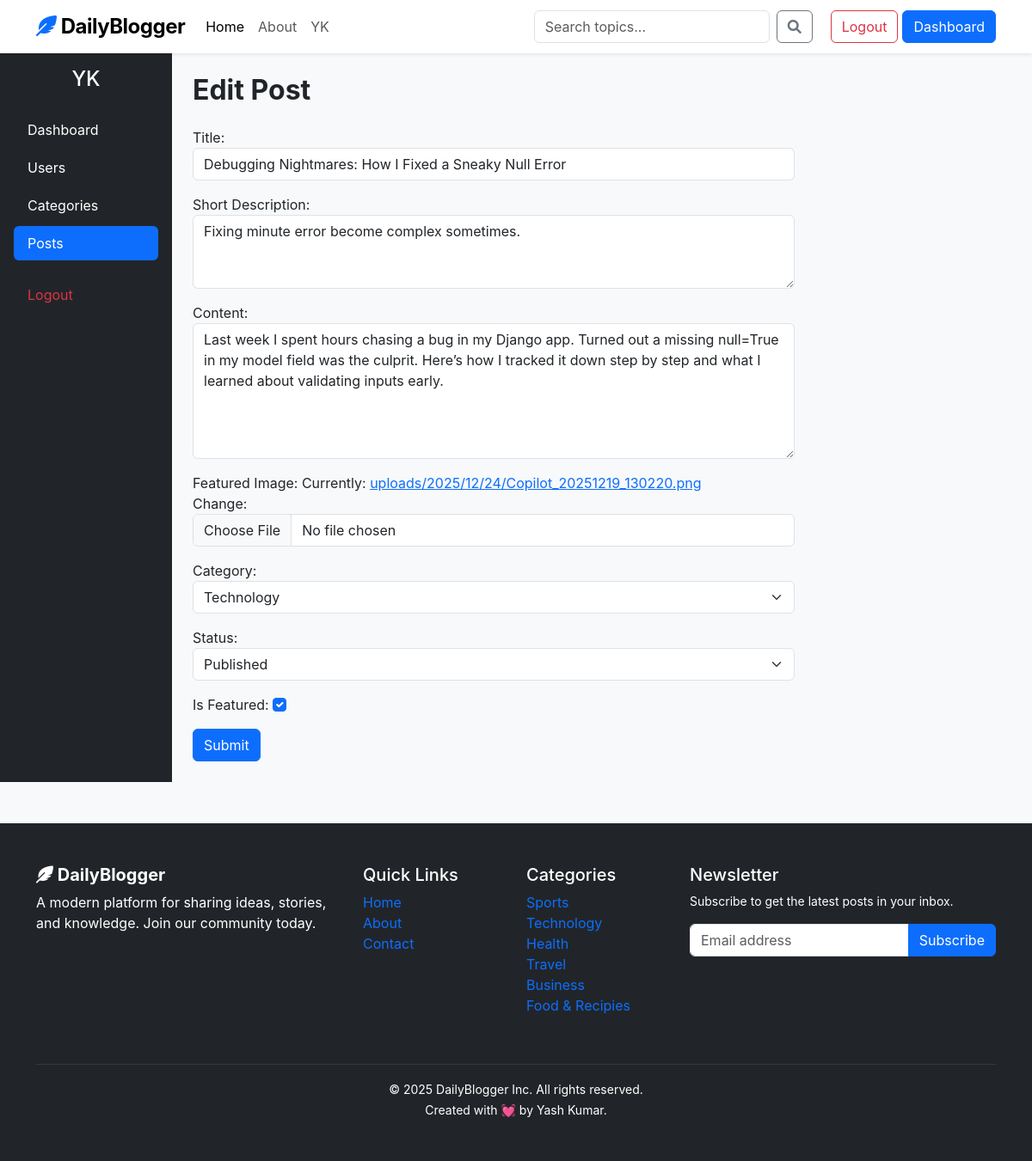
The app's page /dashboard/posts/edit/2/ (signed in) with its own data.
### blog/models.py (models this page shows, shortened)
class Post(models.Model):
    title = models.CharField(max_length=200)
    slug = models.SlugField(max_length=200, unique=True,blank = True)
    category = models.ForeignKey(Category, on_delete=models.CASCADE)
    author = models.ForeignKey(User, on_delete=models.CASCADE)
    featured_image = models.ImageField(upload_to='uploads/%Y/%m/%d/')
    short_description = models.TextField(max_length=500)
    blog_body = models.TextField(max_length=3000)
    status = models.CharField(max_length=10, choices=STATUS_CHOICES, default='draft')
    is_featured = models.BooleanField(default=False)
    created_at = models.DateTimeField(auto_now_add=True)
    updated_at = models.DateTimeField(auto_now=True)

class Category(models.Model):
    category_name=models.CharField(max_length=50,unique=True)
    created_at= models.DateTimeField(auto_now_add=True)
    updated_at= models.DateTimeField(auto_now=True)
    class Meta:
        verbose_name_plural = "Categories"
    def __str__(self):
        return self.category_name

### dashboard/views.py (the view)
# urls.py: path('posts/edit/<int:id>/', views.edit_post , name='edit_post'),
@login_required(login_url='login')
def edit_post(request, id):
    post =get_object_or_404(Post,id=id)
    if request.method == 'POST':
        form = PostForm(request.POST, request.FILES, instance=post)
        if form.is_valid():
            post = form.save()
            title = form.cleaned_data['title']
            post.slug = slugify(title) + '-' + str(post.id) # Ensure unique slug
            post.save()
            return redirect('posts')
    else:
        form = PostForm(instance=post)
    context = {
        'form': form,
        'post': post,
    }
    return render(request, 'dashboard/edit_post.html', context)

### dashboard/forms.py
class PostForm(forms.ModelForm):
    class Meta:
        model = Post
        fields = ('title', 'category','short_description','blog_body', 'featured_image', 'status', 'is_featured')
        widgets = {
            'title': forms.TextInput(attrs={'class': 'form-control', 'placeholder': 'Enter post title'}),
            'category': forms.Select(attrs={'class': 'form-select'}),
            'short_description': forms.Textarea(attrs={'class':'form-control','placeholder':'Enter short description','rows':3}),
            'blog_body': forms.Textarea(attrs={'class':'form-control','placeholder':'Enter blog body','rows':6}),
            'featured_image': forms.ClearableFileInput(attrs={'class':'form-control'}),
            'status': forms.Select(attrs={'class':'form-select'}),
            'is_featured': forms.CheckboxInput(attrs={'class':'form-check-input'}),
        }
        labels = {
            'title': 'Title',
            'category': 'Category',
            'short_description': 'Short Description',
            'blog_body': 'Content',
            'featured_image': 'Featured Image',
            'status': 'Status',
            'is_featured': 'Is Featured',
        }

### blog/context_processors.py (called while the page is built)
def category_processor(request):
    categories = Category.objects.all()
    return dict(categories=categories)

### templates/dashboard/edit_post.html (shortened to what this page needs)
{% extends 'base.html' %}
{% block content %}
<div class="container-fluid">
  <div class="row min-vh-100">
    {% include 'dashboard/sidebar.html' %}
    <main class="col-12 col-md-9 col-lg-10 p-4">
      <h2 class="fw-bold">Edit Post</h2>
      <form method="post" action="{% url 'edit_post'  post.id %}" enctype="multipart/form-data" style="max-width: 700px;">
        <div class="mb-3 mt-4">
          {{ form.title.label_tag }}
          {{ form.title }}
        </div>
        <div class="mb-3">
          {{ form.short_description.label_tag }}
          {{ form.short_description }}
        </div>
        <div class="mb-3">
          {{ form.blog_body.label_tag }}
          {{ form.blog_body }}
        </div>
        <div class="mb-3">
          {{ form.featured_image.label_tag }}
          {{ form.featured_image }}
        </div>
        <div class="mb-3">
          {{ form.category.label_tag }}
          {{ form.category }}
        </div>
        <div class="mb-3">
          {{ form.status.label_tag }}
          {{ form.status }}
        </div>
        <div class="mb-3">
          {{ form.is_featured.label_tag }}
          {{ form.is_featured }}
        </div>
        <button type="submit" class="btn btn-primary">Submit</button>
      </form>
    </main>
  </div>
</div>
{% endblock %}

### templates/base.html (shortened to what this page needs)
{% load static %}
<!DOCTYPE html>
<html lang="en">
<head>
    <link href="https://cdn.jsdelivr.net/npm/bootstrap@5.3.0/dist/css/bootstrap.min.css" rel="stylesheet">
    <link rel="stylesheet" href="https://cdnjs.cloudflare.com/ajax/libs/font-awesome/6.0.0/css/all.min.css">
    <link rel="stylesheet" href="{% static 'css/styles.css' %}">
</head>
<body>
    <nav class="navbar navbar-expand-lg navbar-light bg-white sticky-top shadow-sm">
        <div class="container">
            <a class="navbar-brand fw-bold" href="#"><i class="fas fa-feather-alt text-primary"></i> DailyBlogger</a>
            <div class="collapse navbar-collapse" id="navbarNav">
                <ul class="navbar-nav me-auto mb-2 mb-lg-0">
                    <li class="nav-item"><a class="nav-link active" href="{% url 'home' %}">Home</a></li>
                    <li class="nav-item"><a class="nav-link" href="https://yash4313.github.io/Portfolio/" target="_blank">About</a></li>
                    {% if user.is_authenticated %}
                    <li class="nav-item"><a class="nav-link" href="#">{{ user.username }}</a></li>
                    {% endif %}
                </ul>
                <form class="d-flex me-3" method="get" action="{% url 'search' %}">
                    <input class="form-control me-2" type="text" name="keyword" value="{{ query }}" placeholder="Search topics..." aria-label="Search">
                    <button class="btn btn-outline-secondary" type="submit"><i class="fas fa-search"></i></button>
                </form>
                {% if not user.is_authenticated %}
                <div class="d-flex gap-2">
                    <a href="{% url 'login' %}" class="btn btn-outline-primary">Login</a>
                    <a href="{% url 'register' %}" class="btn btn-primary">Sign Up</a>
                </div>
                {% else %}
                <div class="d-flex gap-2">
                    <a href="{% url 'logout' %}" class="btn btn-outline-danger" style="margin-left: 5px;">Logout</a>
                </div>
                <div class="d-flex gap-2">
                    <a href="{% url 'dashboard' %}" class="btn btn-primary" style="margin-left: 5px;">Dashboard</a>
                </div>
                {% endif %}
            </div>
        </div>
    </nav>
{% block content %}
{% endblock %}
    <footer class="bg-dark text-white py-5 mt-5">
        <div class="container">
            <div class="row">
                <div class="col-md-4 mb-4">
                    <h5 class="fw-bold"><i class="fas fa-feather-alt"></i> DailyBlogger</h5>
                    <p class="text-white">A modern platform for sharing ideas, stories, and knowledge. Join our community today.</p>
                </div>
                <div class="col-md-2 mb-4">
                    <h5>Quick Links</h5>
                    <ul class="list-unstyled text-small">
                        <li><a class="text-decoration-none text-grey hover-white" href="{% url 'home' %}">Home</a></li>
                        <li><a class="text-decoration-none text-grey hover-white" href="https://yash4313.github.io/Portfolio/" target="_blank">About</a></li>
                        <li><a class="text-decoration-none text-grey hover-white" href="#">Contact</a></li>
                    </ul>
                </div>
                <div class="col-md-2 mb-4">
                    <h5>Categories</h5>
                    <ul class="list-unstyled text-small">
                        {% for category in categories %}
                        <li><a class="text-decoration-none text-grey hover-white" href="{% url 'category_list' category.id %}">{{ category }}</a></li>
                        {% endfor %}
                    </ul>
                </div>
                <div class="col-md-4 mb-4">
                    <h5>Newsletter</h5>
                    <p class="text-white small">Subscribe to get the latest posts in your inbox.</p>
                    <div class="input-group mb-3">
                        <input type="text" class="form-control" placeholder="Email address">
                        <button class="btn btn-primary" type="button">Subscribe</button>
                    </div>
                </div>
            </div>
            <hr class="border-secondary">
            <div class="text-center text-white">
                <small>&copy; 2025 DailyBlogger Inc. All rights reserved.</small><br>
                <small> Created with 💓 by Yash Kumar.</small>
            </div>
        </div>
    </footer>
</body>
</html>

### templates/dashboard/sidebar.html
<aside class="col-12 col-md-3 col-lg-2 bg-dark text-white p-3">
  <h4 class="text-center mb-4">{{ user }}</h4>
  <ul class="nav nav-pills flex-column gap-1">
    <li class="nav-item">
      <a class="nav-link text-white {% if '/dashboard/' == request.path %}bg-primary{% endif %}" href="{% url 'dashboard' %}">Dashboard</a>
    </li>
    {% if perms.auth.view_user %}
    <li class="nav-item">
      <a class="nav-link text-white {% if '/users/' in request.path %}bg-primary{% endif %}" href="{% url 'users' %}">Users</a>
    </li>
    {% endif %}
    <li class="nav-item">
      <a class="nav-link text-white {% if '/categories/' in request.path %}bg-primary{% endif %}" href="{% url 'categories' %}">Categories</a>
    </li>
    <li class="nav-item">
      <a class="nav-link text-white {% if '/posts/' in request.path %}bg-primary{% endif %}" href="{% url 'posts' %}">Posts</a>
    </li>
    <li class="nav-item mt-3">
      <a class="nav-link text-danger" href="{% url 'logout' %}">Logout</a>
    </li>
  </ul>
</aside>

### blog_main/static/css/styles.css (style rules this page uses)
body { font-family: -apple-system, BlinkMacSystemFont, "Segoe UI", Roboto, "Helvetica Neue", Arial, sans-serif; background-color: #f8f9fa; }
.navbar-brand { font-size: 1.5rem; letter-spacing: -0.5px; }

### records on screen
Post: title "Debugging Nightmares: How I Fixed a Sneaky Null Error", short_description "Fixing minute error become complex sometimes.", blog_body "Last week I spent hours chasing a bug in my Django app. Turned out a missing null=True in my model field was the culprit. Here’s how I tracked it down step by step and what I learned about validating inputs early.", category "Technology", status "Published", is_featured "☑"
Category: category_name "Sports"
Category: category_name "Technology"
Category: category_name "Health"
Category: category_name "Travel"
Category: category_name "Business"
Category: category_name "Food & Recipies"

### other values on screen
{{ user.username }} "YK"
{{ user }} "YK"
